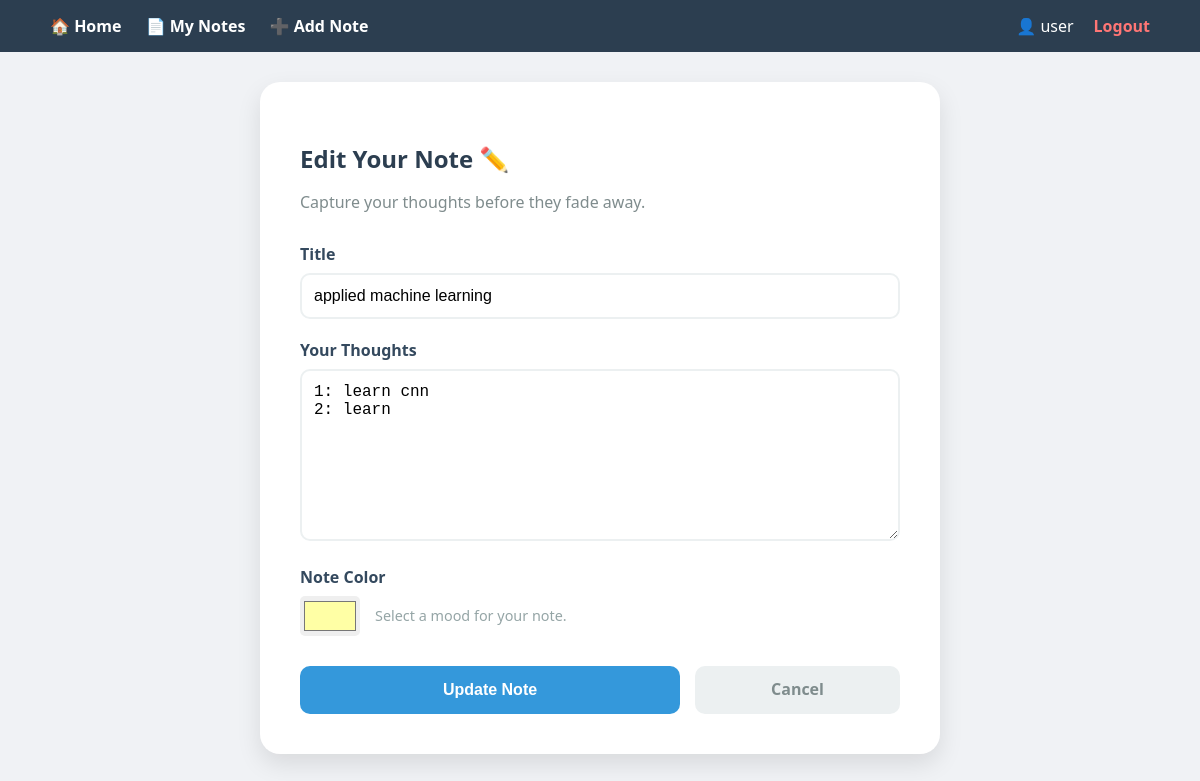
Before: /edit/1/ (signed in) with the older database file.
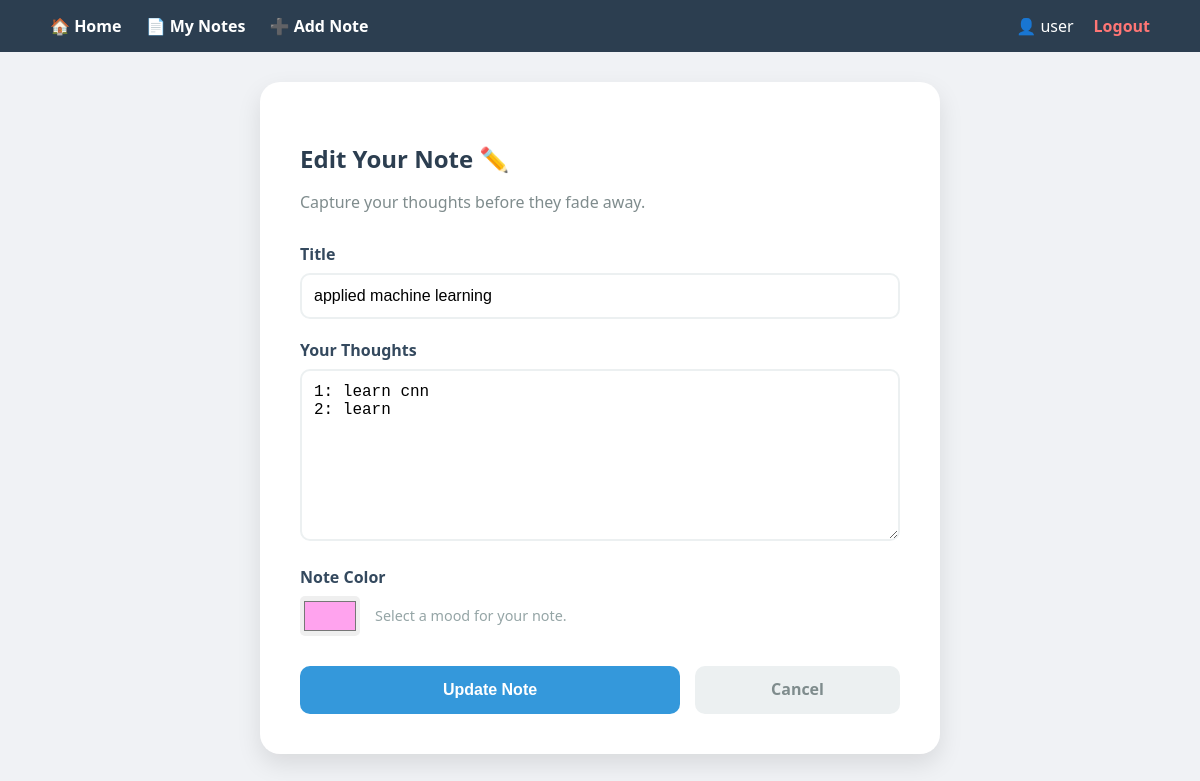
After: the same page with the newer database file.
### notes/models.py (models this page shows, shortened)
class Note(models.Model):
    owner = models.ForeignKey(User, on_delete=models.CASCADE, related_name="notes")
    title = models.CharField(max_length=200)
    content = models.TextField()
    color = models.CharField(max_length=20, default="#FFFF99")
    pinned = models.BooleanField(default=False)
    created_at = models.DateTimeField(auto_now_add=True)
    updated_at = models.DateTimeField(auto_now=True)

### notes/views.py (the view)
# urls.py: path('edit/<int:pk>/', views.edit_note, name='edit_note'),
@login_required
def edit_note(request, pk):
    note = get_object_or_404(Note, id=pk, owner=request.user)
    if request.method == "POST":
        note.title = request.POST.get('title')
        note.content = request.POST.get('content')
        note.color = request.POST.get('color')
        note.save()
        return redirect('view_notes')
    return render(request, 'note_form.html', {'note': note})

### templates/note_form.html (shortened to what this page needs)
{% extends 'base.html' %}
{% block content %}
<div style="max-width: 600px; margin: 0 auto; background: white; padding: 40px; border-radius: 20px; box-shadow: 0 10px 25px rgba(0,0,0,0.1);">
    <h2 style="color: #2c3e50; margin-bottom: 10px;">{% if note %}Edit Your Note ✏️{% else %}Create New Sticky 📝{% endif %}</h2>
    <p style="color: #7f8c8d; margin-bottom: 30px;">Capture your thoughts before they fade away.</p>
    <form method="POST">
        <div style="margin-bottom: 20px;">
            <label style="display:block; margin-bottom:8px; font-weight:600; color: #34495e;">Title</label>
            <input type="text" name="title" value="{{ note.title|default:'' }}"
                   placeholder="Give your note a catchy title..." required
                   style="width: 100%; padding: 12px; border: 2px solid #ecf0f1; border-radius: 10px; font-size: 1rem; box-sizing: border-box;">
        </div>
        <div style="margin-bottom: 20px;">
            <label style="display:block; margin-bottom:8px; font-weight:600; color: #34495e;">Your Thoughts</label>
            <textarea name="content" rows="8" placeholder="Start typing here..." required
                      style="width: 100%; padding: 12px; border: 2px solid #ecf0f1; border-radius: 10px; font-size: 1rem; box-sizing: border-box; resize: vertical;">{{ note.content|default:'' }}</textarea>
        </div>
        <div style="margin-bottom: 30px;">
            <label style="display:block; margin-bottom:8px; font-weight:600; color: #34495e;">Note Color</label>
            <div style="display: flex; align-items: center; gap: 15px;">
                <input type="color" name="color" value="{{ note.color|default:'#FFFF99' }}"
                       style="width: 60px; height: 40px; border: none; cursor: pointer; border-radius: 5px;">
                <span style="font-size: 0.9rem; color: #95a5a6;">Select a mood for your note.</span>
            </div>
        </div>
        <div style="display: flex; gap: 15px;">
            <button type="submit" style="flex: 2; padding: 15px; background: #3498db; color: white; border: none; border-radius: 10px; cursor: pointer; font-weight: bold; font-size: 1rem; transition: 0.3s;">
                {% if note %}Update Note{% else %}Save Sticky{% endif %}
            </button>
            <a href="{% url 'view_notes' %}" style="flex: 1; text-align: center; padding: 15px; background: #ecf0f1; color: #7f8c8d; text-decoration: none; border-radius: 10px; font-weight: bold; line-height: 1;">
                Cancel
            </a>
        </div>
    </form>
</div>
{% endblock %}

Changed rows visible on the page:
changed Note "applied machine learning": color "#ffffa5" → "#ffa3ee"
